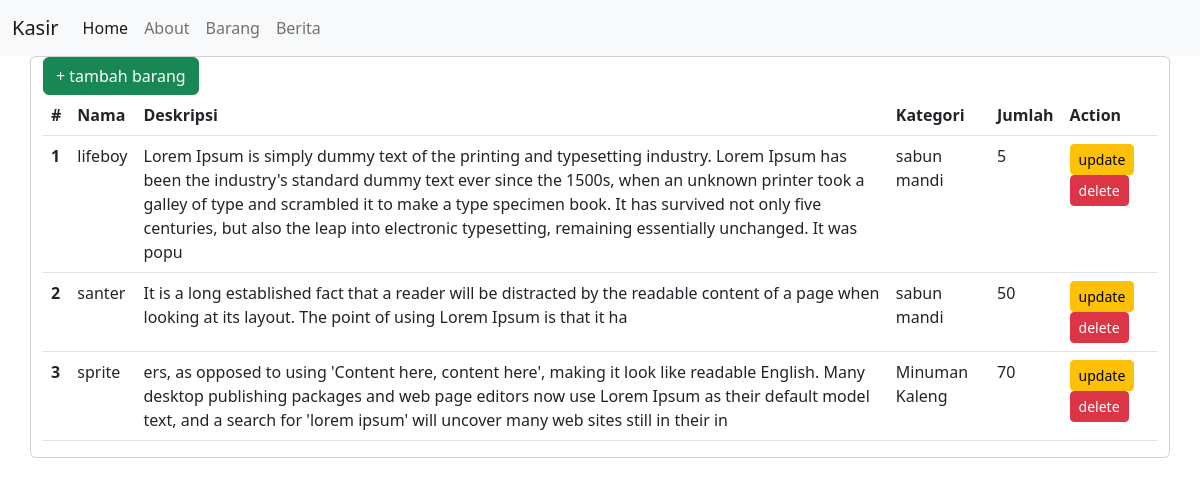
Screenshot of /barang/list with the database file from the repository.
### barang/models.py (models this page shows, shortened)
class Produk(models.Model):
    nama = models.CharField(max_length=50)
    deskripsi = models.TextField()
    jumlah = models.IntegerField()
    kategori = models.ForeignKey(Kategori, on_delete=models.CASCADE, blank=True, null=True)

class Kategori(models.Model):
    nama = models.CharField(max_length=40)
    def __str__(self):
        return self.nama

### barang/views.py (the view)
# urls.py: path('list', barang_list, name='barang_list'),
def barang_list(request):
    template_name = 'barang_list.html'
    produk_list = Produk.objects.all()
    context = {
		'title':'ini adalah halaman barang',
		'produk':produk_list
	}
    return render(request, template_name, context)

### templates/barang_list.html
{% extends 'base.html' %}
{% block content %}
	<div class="container">
		<div class="row">
			<div class="card">
				<div class="header">
					<a class="btn btn-success" href="{% url 'barang_add' %}">+ tambah barang</a>
				</div>
				<div class="body">
					<table class="table">
						<thead>
						  <tr>
							<th scope="col">#</th>
							<th scope="col">Nama</th>
							<th scope="col">Deskripsi</th>
							<th scope="col">Kategori</th>
							<th scope="col">Jumlah</th>
							<th scope="col">Action</th>
						  </tr>
						</thead>
						<tbody>
							{% for p in produk  %}
							<tr>
								<th scope="row">{{ forloop.counter }}</th>
								<td>{{ p.nama }}</td>
								<td>{{ p.deskripsi }}</td>
								<td>{{ p.kategori }}</td>
								<td>{{ p.jumlah }}</td>
								<td>
									<a class="btn btn-warning btn-sm" href="{% url 'barang_update' p.id %}">update</a>
									<a onclick="alert('yakin mau dihapus?')" class="btn btn-danger btn-sm" href="{% url 'barang_delete' p.id %}">delete</a>
								</td>
							</tr>
							{% endfor %}
						</tbody>
					  </table>
				</div>
			</div>
		</div>
	</div>
{% endblock content %}

### rows the page displays
Produk: nama "lifeboy", deskripsi "Lorem Ipsum is simply dummy text of the printing and typesetting industry. Lorem Ipsum has been the industry's standard dummy text ever since the 1500s, when an unknown printer took a galley of type and scrambled it to make a type specimen book. It has survived not only five centuries, but also the leap into electronic typesetting, remaining essentially unchanged. It was popu", kategori "sabun mandi", jumlah "5"
Produk: nama "santer", deskripsi "It is a long established fact that a reader will be distracted by the readable content of a page when looking at its layout. The point of using Lorem Ipsum is that it ha", kategori "sabun mandi", jumlah "50"
Produk: nama "sprite", deskripsi "ers, as opposed to using 'Content here, content here', making it look like readable English. Many desktop publishing packages and web page editors now use Lorem Ipsum as their default model text, and a search for 'lorem ipsum' will uncover many web sites still in their in", kategori "Minuman Kaleng", jumlah "70"
